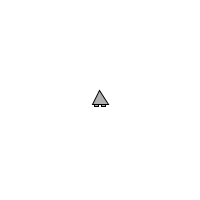
Frame 1 (no input)
Frame 60 (the mouse pressed at the canvas centre just before this capture): identical to frame 1, image omitted
Frame 120 (the mouse held since frame 60 and released just before this capture): identical to frame 1, image omitted

The Processing sketch that drew this single still picture (run headless with seeded random() and noise(); from frame 60 on, the mouse is pressed at the canvas centre):

// Processing sketch: e05
// ── e05.pde
Ship spaceship;
Controller controller;

void setup() {
  size(200,200);
  spaceship = new Ship();
  controller = new Controller();
}

void draw() {
  background(255);
  spaceship.update();
  spaceship.display();
}

class Ship {
  
  float angle = -HALF_PI; // pointing upwards
  
  PVector location = new PVector(width/2,height/2);
  PVector velocity = new PVector(0,0);
  
  void update() {
    // thrust
    if (controller.z) {
      PVector acceleration = PVector.fromAngle(angle);
      acceleration.setMag(0.1);
      velocity.add(acceleration);
      velocity.limit(5);
    }
    
    // rotation
    if (controller.left) angle -= 0.1;
    if (controller.right) angle += 0.1;
    
    // update location
    location.add(velocity);
    
    _wrap();
  }
  
  void _wrap() {
    if (location.x > width) location.x = 0;
    if (location.x < 0) location.x = width;
    if (location.y > height) location.y = 0;
    if (location.y < 0) location.y = height;
  }
  
  void display() {
    pushMatrix();
    translate(location.x,location.y);
    rotate(angle);
    _displayThrusters();
    _displayBody();
    popMatrix();
  }
  
  void _displayBody() {
    float s = 16; // size
    float h = sqrt(3) * s / 2;
    
    stroke(0);
    fill(175);
    triangle(-h/3,-s/2,2*h/3,0,-h/3,s/2);
  }
  
  void _displayThrusters() {
    float s = 16; // size of body
    float h = sqrt(3) * s / 2; // height of body
    
    stroke(0);
    fill(175);
    rectMode(CENTER);
    rect(-h/3,-0.22*s,0.26*h,s/4);
    rect(-h/3,0.22*s,0.26*h,s/4);
  }
}

// controller

class Controller {
  boolean left, right, z;
}

void keyPressed() {
  if (key == 'z') {
    controller.z = true;
  } else if (key == CODED) {
    if (keyCode == LEFT)  controller.left  = true;
    if (keyCode == RIGHT) controller.right = true;
  }
}

void keyReleased() {
  if (key == 'z') {
    controller.z = false;
  } else if (key == CODED) {
    if (keyCode == LEFT)  controller.left  = false;
    if (keyCode == RIGHT) controller.right = false;
  }
}
